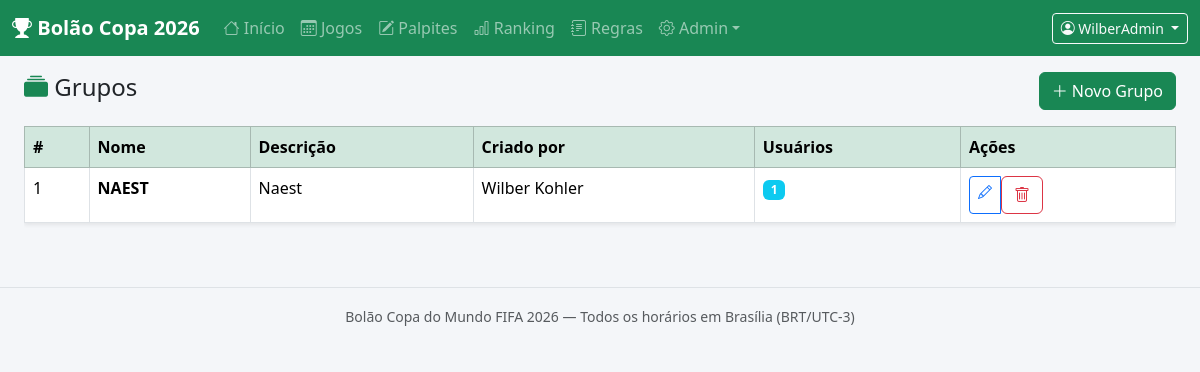
Screenshot of /grupos (signed in) with the database file from the repository.
### models.py (models this page shows, shortened)
class User(db.Model):
    __tablename__ = "users"
    id = db.Column(db.Integer, primary_key=True)
    nome = db.Column(db.String(100), nullable=False)
    email = db.Column(db.String(100), nullable=False, unique=True)
    apelido = db.Column(db.String(50))
    senha_hash = db.Column(db.String(255), nullable=False)
    grupo_id = db.Column(db.Integer, db.ForeignKey("grupos.id"))
    eh_admin = db.Column(db.Boolean, default=False)
    ativo = db.Column(db.Boolean, default=True)
    created_at = db.Column(db.DateTime, default=datetime.utcnow)
    updated_at = db.Column(db.DateTime, default=datetime.utcnow, onupdate=datetime.utcnow)

class Grupo(db.Model):
    __tablename__ = "grupos"
    id = db.Column(db.Integer, primary_key=True)
    nome = db.Column(db.String(100), nullable=False, unique=True)
    descricao = db.Column(db.Text)
    criado_por_id = db.Column(db.Integer, db.ForeignKey("users.id"))
    created_at = db.Column(db.DateTime, default=datetime.utcnow)
    updated_at = db.Column(db.DateTime, default=datetime.utcnow, onupdate=datetime.utcnow)
    criado_por = db.relationship("User", backref="grupos_criados", foreign_keys=[criado_por_id])
    usuarios = db.relationship("User", backref="grupo", foreign_keys="User.grupo_id")

### app.py (the view)
@app.route("/grupos")
@admin_required
def listar_grupos():
    grupos = Grupo.query.order_by(Grupo.nome).all()
    return render_template("admin/grupos_lista.html", grupos=grupos)

### app.py (called while the page is built)
@app.before_request
def load_logged_in_user():
    user_id = session.get("user_id")
    if user_id is None:
        g.user = None
    else:
        g.user = User.query.get(user_id)

def admin_required(f):
    @wraps(f)
    def decorated_function(*args, **kwargs):
        if g.user is None or not g.user.eh_admin:
            flash("Acesso restrito a administradores.", "danger")
            return redirect(url_for("dashboard"))
        return f(*args, **kwargs)
    return decorated_function

@app.before_request
def init_db():
    pass

def agora_br():
    return datetime.now(BR_TZ)

@app.context_processor
def inject_globals():
    grupos = Grupo.query.order_by(Grupo.nome).all() if g.user else []
    grupos_dropdown = [g for g in grupos]
    return dict(
        user=g.user,
        grupos_dropdown=grupos_dropdown,
        agora_br=agora_br(),
    )

### templates/admin/grupos_lista.html (shortened to what this page needs)
{% extends "base.html" %}
{% block content %}
<div class="d-flex justify-content-between align-items-center mb-3">
  <h4><i class="bi bi-collection-fill text-success"></i> Grupos</h4>
  <a href="{{ url_for('novo_grupo') }}" class="btn btn-success"><i class="bi bi-plus-lg"></i> Novo Grupo</a>
</div>
<div class="table-responsive">
  <table class="table table-hover table-bordered bg-white shadow-sm">
    <thead class="table-success">
      <tr>
        <th>#</th>
        <th>Nome</th>
        <th>Descrição</th>
        <th>Criado por</th>
        <th>Usuários</th>
        <th>Ações</th>
      </tr>
    </thead>
    <tbody>
      {% for g in grupos %}
      {% set count_users = g.usuarios | length %}
      <tr>
        <td>{{ g.id }}</td>
        <td><strong>{{ g.nome }}</strong></td>
        <td>{{ g.descricao or '-' }}</td>
        <td>{{ g.criado_por.nome if g.criado_por else '-' }}</td>
        <td><span class="badge bg-info">{{ count_users }}</span></td>
        <td>
          <div class="btn-group btn-group-sm">
            <a href="{{ url_for('editar_grupo', gid=g.id) }}" class="btn btn-outline-primary"><i class="bi bi-pencil"></i></a>
            <form method="post" action="{{ url_for('excluir_grupo', gid=g.id) }}" style="display:inline">
              <button class="btn btn-outline-danger" onclick="return confirm('Excluir {{ g.nome }}?{% if count_users %} (Atenção: remova os usuários primeiro){% endif %}')"><i class="bi bi-trash"></i></button>
            </form>
          </div>
        </td>
      </tr>
      {% else %}
      <tr><td colspan="6" class="text-center text-muted">Nenhum grupo cadastrado.</td></tr>
      {% endfor %}
    </tbody>
  </table>
</div>
{% endblock %}

### templates/base.html (shortened to what this page needs)
<!DOCTYPE html>
<html lang="pt-BR">
<head>
  <link rel="stylesheet" href="https://cdn.jsdelivr.net/npm/bootstrap@5.3.2/dist/css/bootstrap.min.css">
  <link rel="stylesheet" href="https://cdn.jsdelivr.net/npm/bootstrap-icons@1.11.3/font/bootstrap-icons.css">
  <link rel="stylesheet" href="{{ url_for('static', filename='css/style.css') }}">
</head>
<body>
<nav class="navbar navbar-expand-lg navbar-dark bg-success">
  <div class="container-fluid">
    <a class="navbar-brand fw-bold" href="{% if user %}{{ url_for('dashboard') }}{% else %}{{ url_for('login') }}{% endif %}">
      <i class="bi bi-trophy-fill"></i> Bolão Copa 2026
    </a>
    <div class="collapse navbar-collapse" id="navMenu">
      <ul class="navbar-nav me-auto">
        {% if user %}
        <li class="nav-item"><a class="nav-link" href="{{ url_for('dashboard') }}"><i class="bi bi-house"></i> Início</a></li>
        <li class="nav-item"><a class="nav-link" href="{{ url_for('listar_jogos') }}"><i class="bi bi-calendar3"></i> Jogos</a></li>
        <li class="nav-item"><a class="nav-link" href="{{ url_for('palpites') }}"><i class="bi bi-pencil-square"></i> Palpites</a></li>
        <li class="nav-item"><a class="nav-link" href="{{ url_for('ranking_geral') }}"><i class="bi bi-bar-chart"></i> Ranking</a></li>
         <li class="nav-item"><a class="nav-link" href="{{ url_for('regras') }}"><i class="bi bi-journal-text"></i> Regras</a></li>
        {% if user.eh_admin %}
          <li class="nav-item dropdown">
            <a class="nav-link dropdown-toggle" href="#" data-bs-toggle="dropdown"><i class="bi bi-gear"></i> Admin</a>
          </li>
        {% endif %}
        {% endif %}
      </ul>
      <div class="d-flex align-items-center gap-2">
        {% if user %}
          <div class="dropdown">
            <button class="btn btn-outline-light btn-sm dropdown-toggle" data-bs-toggle="dropdown">
              <i class="bi bi-person-circle"></i> {{ user.apelido or user.nome }}
            </button>
          </div>
        {% else %}
          <a href="{{ url_for('login') }}" class="btn btn-outline-light btn-sm">Login</a>
          <a href="{{ url_for('registro') }}" class="btn btn-light btn-sm">Cadastro</a>
        {% endif %}
      </div>
    </div>
  </div>
</nav>
<div class="container-fluid mt-3 px-4">
  {% block content %}{% endblock %}
</div>
<footer class="text-center text-muted py-3 mt-5 border-top">
  <small>Bolão Copa do Mundo FIFA 2026 &mdash; Todos os horários em Brasília (BRT/UTC-3)</small>
</footer>
</body>
</html>

### static/css/style.css (style rules this page uses)
:root { --bs-success: #1a7f3c; }
body { background: #f4f6f9; }

### rows the page displays
User: apelido "WilberAdmin"
Grupo: id "1", nome "NAEST", descricao "Naest", criado_por "Wilber Kohler", count_users "1"
